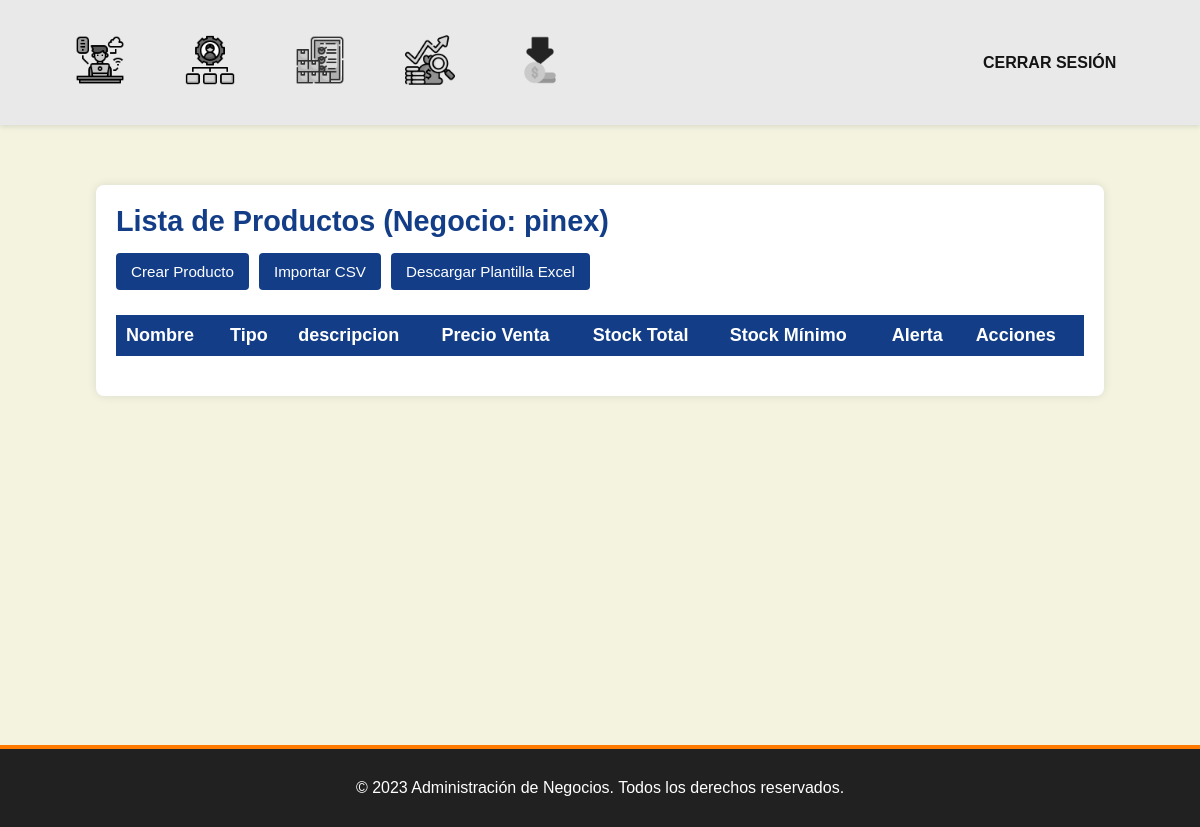
The app's page /inventario/productos/ (signed in), older data.
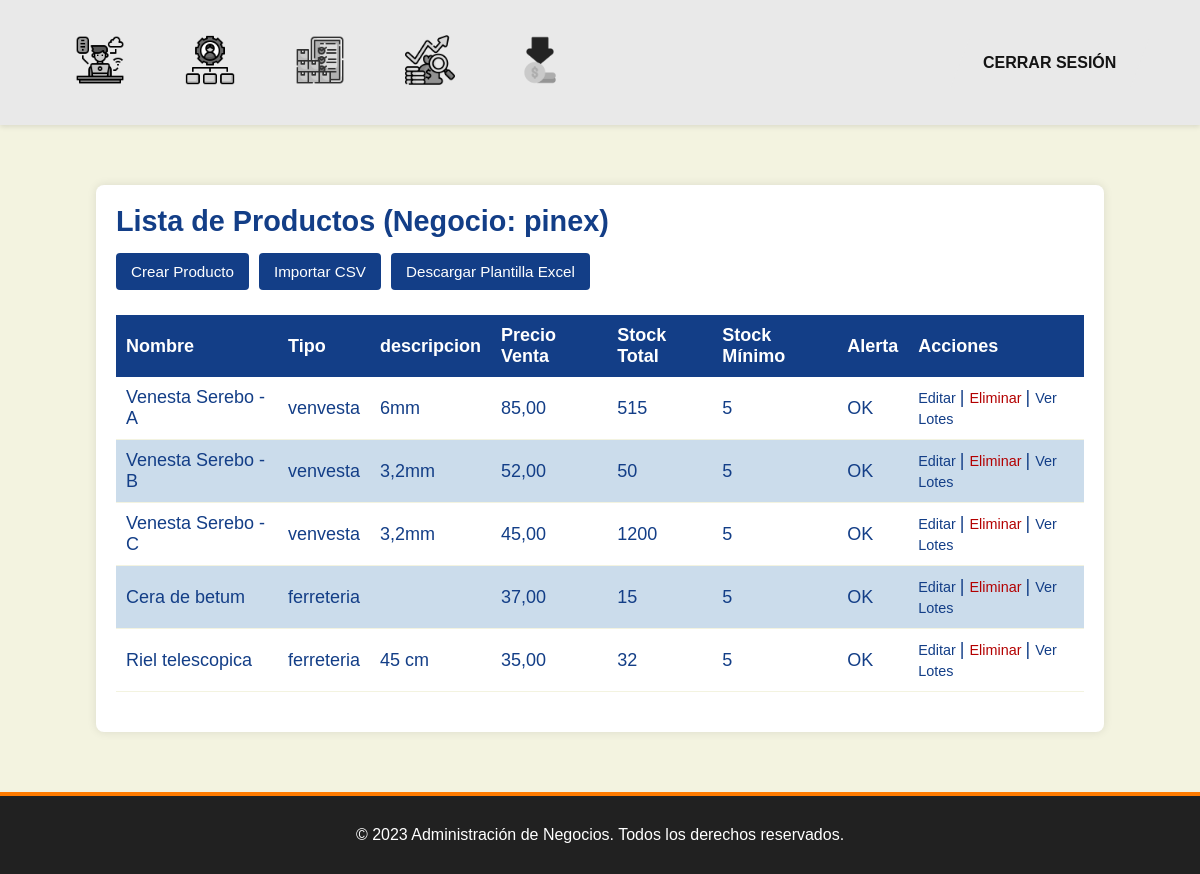
The same page, newer data.
### usuarios/models.py (models this page shows, shortened)
class Usuario(AbstractBaseUser, PermissionsMixin):
    username = models.CharField(max_length=150, unique=True)
    email = models.EmailField(unique=True)
    negocio = models.CharField(max_length=150, null=True, blank=True)
    ROL_CHOICES = [
        ('admin', 'Administrador'),
        ('empleado', 'Empleado'),
    ]
    rol = models.CharField(max_length=15, choices=ROL_CHOICES, default='empleado')
    is_active = models.BooleanField(default=True)
    is_staff = models.BooleanField(default=False)  # Bloquea acceso al panel Django Admin
    objects = UsuarioManager()
    USERNAME_FIELD = 'username'
    REQUIRED_FIELDS = ['email']

### inventario/models.py (models this page shows, shortened)
class Producto(models.Model):
    negocio = models.CharField(max_length=150, null=False, blank=False)
    nombre = models.CharField(max_length=150)
    tipo_producto = models.CharField(max_length=100, blank=True)
    descripcion = models.TextField(blank=True)
    precio_compra = models.DecimalField(max_digits=10, decimal_places=2, default=0)
    precio_venta = models.DecimalField(max_digits=10, decimal_places=2, default=0)
    stock_minimo = models.PositiveIntegerField(default=0)  # Para alertas
    permitir_stock_negativo = models.BooleanField(default=False)  # Admin decide
    fecha_creacion = models.DateTimeField(auto_now_add=True)
    fecha_actualizacion = models.DateTimeField(auto_now=True)
    @property
    def stock_total(self):
        lotes = self.lote_set.all()  # Relación inversa
        return sum(l.cantidad for l in lotes)
    def alerta_stock_minimo(self):
        return self.stock_total < self.stock_minimo

class Lote(models.Model):
    producto = models.ForeignKey(Producto, on_delete=models.CASCADE)
    cantidad = models.PositiveIntegerField(default=0)
    fecha_vencimiento = models.DateField(null=True, blank=True)
    fecha_actualizacion = models.DateTimeField(auto_now=True)

### inventario/views.py (the view)
# urls.py: path('productos/', lista_productos, name='lista_productos'),
@login_required
def lista_productos(request):
    productos = Producto.objects.filter(negocio=request.user.negocio)
    return render(request, 'inventario/lista_productos.html', {'productos': productos})

### inventario/templates/inventario/lista_productos.html (shortened to what this page needs)
{% extends 'base.html' %}
{% load static %}
{% block content %}
<div class="admin-dashboard">
  <h1 class="admin-title">Lista de Productos (Negocio: {{ request.user.negocio }})</h1>
  {% if request.user.rol == 'admin' %}
    <div class="admin-links">
      <p>
        <a href="{% url 'crear_producto' %}" class="admin-button">
          Crear Producto
        </a>
      </p>
      <p>
        <a href="{% url 'importar_inventario' %}" class="admin-button">
          Importar CSV
        </a>
      </p>
      <p>
        <a href="{% url 'descargar_plantilla_inventario' %}" class="admin-button">
          Descargar Plantilla Excel
        </a>
      </p>
    </div>
  {% endif %}
  <div class="table-responsive">
    <table class="admin-table">
      <thead>
        <tr>
          <th class="admin-table-header">Nombre</th>
          <th class="admin-table-header">Tipo</th>
          <th class="admin-table-header">descripcion</th>
          <th class="admin-table-header">Precio Venta</th>
          <th class="admin-table-header">Stock Total</th>
          <th class="admin-table-header">Stock Mínimo</th>
          <th class="admin-table-header">Alerta</th>
          {% if request.user.rol == 'admin' %}
            <th class="admin-table-header">Acciones</th>
          {% endif %}
        </tr>
      </thead>
      <tbody>
        {% for p in productos %}
          <tr class="admin-table-row">
            <td class="admin-table-data">{{ p.nombre }}</td>
            <td class="admin-table-data">{{ p.tipo_producto }}</td>
            <td class="admin-table-data">{{ p.descripcion }}</td>
            <td class="admin-table-data">{{ p.precio_venta }}</td>
            <td class="admin-table-data">{{ p.stock_total }}</td>
            <td class="admin-table-data">{{ p.stock_minimo }}</td>
            <td class="admin-table-data">
              {% if p.alerta_stock_minimo %}
                <strong class="admin-alert">¡Stock Bajo!</strong>
              {% else %}
                OK
              {% endif %}
            </td>
            {% if request.user.rol == 'admin' %}
              <td class="admin-table-data">
                <a href="{% url 'editar_producto' p.id %}"
                   class="admin-link-sm">
                  Editar
                </a> |
                <a href="{% url 'eliminar_producto' p.id %}"
                   class="admin-link-sm admin-link-danger"
                   onclick="return confirm('¿Eliminar producto?')">
                  Eliminar
                </a> |
                <a href="{% url 'lista_lotes' p.id %}"
                   class="admin-link-sm">
                  Ver Lotes
                </a>
              </td>
            {% endif %}
          </tr>
        {% endfor %}
      </tbody>
    </table>
  </div>
</div>
{% endblock %}

### templates/base.html (shortened to what this page needs)
{% load static %}
<!DOCTYPE html>
<html lang="es">
<head>
  <link rel="stylesheet" href="{% static 'css/header.css' %}">
  <link rel="stylesheet" href="{% static 'css/style.css' %}">
  <link rel="stylesheet" href="{% static 'css/contenido.css' %}">
</head>
<body>
  <header class="header">
    <div class="image-buttons">
      {% if user.is_authenticated and user.rol == 'admin' %}
        <div class="card iso-pro">
          <a href="{% url 'admin_dashboard' %}">
            <img src="{% static 'images/admin_dashboard.png' %}" alt="Panel Admin" class="svg" />
          </a>
        </div>
        <div class="card iso-pro">
          <a href="{% url 'lista_usuarios' %}">
            <img src="{% static 'images/usuarios.png' %}" alt="Usuarios" class="svg" />
          </a>
        </div>
        <div class="card iso-pro">
          <a href="{% url 'lista_productos' %}">
            <img src="{% static 'images/inventario.png' %}" alt="Inventario" class="svg" />
          </a>
        </div>
        <div class="card iso-pro">
          <a href="{% url 'resumen_financiero' %}">
            <img src="{% static 'images/finanzas.png' %}" alt="Finanzas" class="svg" />
          </a>
        </div>
        <div class="card iso-pro">
          <a href="{% url 'registrar_egreso' %}">
            <img src="{% static 'images/egreso.png' %}" alt="Registrar Egreso" class="svg" />
          </a>
        </div>
      {% endif %}
    </div>
    <div class="header-right">
      {% if user.is_authenticated %}
        <form action="{% url 'logout' %}" method="post" class="logout-form" style="display:inline;">
          <button type="submit" class="button-logout">
            <span>Cerrar Sesión</span>
          </button>
        </form>
      {% else %}
        <a href="{% url 'login' %}" class="button-logout">
          <span>Iniciar Sesión</span>
        </a>
      {% endif %}
    </div>
  </header>
  <main>
    {% block content %}{% endblock %}
  </main>
  <footer class="footer">
    <p>© 2023 Administración de Negocios. Todos los derechos reservados.</p>
  </footer>
</body>
</html>

### static/css/header.css (style rules this page uses)
html, body { margin: 0; padding: 0; font-family: 'Century Gothic', sans-serif; background-color: #ffffff; }
h1, h2, h3 { font-family: 'Century Gothic', sans-serif; font-weight: bold; }
.header { display: flex; flex-wrap: nowrap; align-items: center; justify-content: space-between; width: 100%; box-sizing: border-box; padding: 0; background-color: #e9e9e9; box-shadow: 0 2px 5px rgba(0, 0, 0, 0.1); position: relative; min-height: 90px; }
.image-buttons { display: flex; flex-direction: row; gap: 20px; margin-left: 20px; margin-right: 20px; align-items: center; transition: left 0.3s ease; }
.card.iso-pro { position: relative; display: flex; justify-content: center; align-items: center; transition: background 0.5s; }
.card.iso-pro .svg { width: 50px; height: 50px; padding: 0; transition: transform 0.3s, filter 0.3s; cursor: pointer; filter: grayscale(100%); }
.header-right { display: flex; align-items: center; gap: 20px; margin-right: 20px; }
.button-logout { background: #e9e9e9; border: none; padding: 10px 20px; display: inline-flex; align-items: center; justify-content: center; font-size: 16px; font-weight: 600; width: 180px; text-transform: uppercase; cursor: pointer; transform: skew(-21deg); position: relative; overflow: hidden; color: #141414; text-decoration: none; transition: color 0.5s; }
.button-logout span { display: inline-block; transform: skew(21deg); white-space: nowrap; }
.button-logout::before { content: ''; position: absolute; top: 0; bottom: 0; right: 100%; left: 0; background: rgb(20, 20, 20); opacity: 0; z-index: -1; transition: all 0.5s; }
main { padding: 40px; min-height: calc(100vh - 180px); box-sizing: border-box; }
.footer { background-color: #212121; color: #fff; padding: 30px; text-align: center; font-size: 16px; border-top: 4px solid #ff7b00; }
@media (min-width: 1024px) and (max-width: 1439px) { body { font-size: 18px; } }
@media (min-width: 1024px) and (max-width: 1439px) { .header { padding: 20px 40px; } }
@media (min-width: 1024px) and (max-width: 1439px) { .image-buttons { gap: 30px; position: static; width: auto; height: auto; box-shadow: none; padding-top: 0; } }
@media (min-width: 1024px) and (max-width: 1439px) { .card.iso-pro { padding: 15px; } }
@media (min-width: 1024px) and (max-width: 1439px) { .card.iso-pro img { width: 32px; height: 32px; } }
@media (min-width: 1024px) and (max-width: 1439px) { .button-logout { padding: 15px 20px; } }

### static/css/contenido.css (style rules this page uses)
* { margin: 0; padding: 0; box-sizing: border-box; }
html, body { font-family: "Century Gothic", sans-serif; background-color: #F3F3E0; color: #133E87; width: 100%; height: 100%; }
.admin-dashboard { width: 90%; max-width: 1200px; margin: 20px auto; padding: 20px; background-color: #FFFFFF; border-radius: 8px; box-shadow: 0 0 10px rgba(0,0,0,0.1); animation: fadeInUp 0.8s ease-in-out; }
.admin-title { font-size: 1.8rem; margin-bottom: 10px; }
.admin-button { display: inline-block; padding: 10px 15px; margin: 5px 0; background-color: #133E87; color: #FFFFFF; text-decoration: none; border: none; border-radius: 4px; cursor: pointer; font-size: 0.95rem; transition: background-color 0.3s ease; }
.table-responsive { width: 100%; overflow-x: auto; }
.admin-table { width: 100%; border-collapse: collapse; margin-bottom: 20px; }
.admin-table-header { background-color: #133E87; color: #FFFFFF; text-align: left; padding: 10px; font-weight: bold; }
.admin-table-row:nth-child(even) { background-color: #CBDCEB; }
.admin-table-data { padding: 10px; border-bottom: 1px solid #F3F3E0; }
.admin-link-sm { color: #133E87; text-decoration: none; font-size: 0.9rem; }
.admin-link-danger { color: #b30000; }
.admin-links { display: flex; flex-wrap: wrap; gap: 10px; margin-bottom: 20px; }

Row changes from the older to the newer data that the page shows:
added Producto: nombre "Venesta Serebo - A", tipo_producto "venvesta", descripcion "6mm", precio_venta "85,00", stock_total "515", stock_minimo "5", shows "OK"
added Producto: nombre "Venesta Serebo - B", tipo_producto "venvesta", descripcion "3,2mm", precio_venta "52,00", stock_total "50", stock_minimo "5", shows "OK"
added Producto: nombre "Venesta Serebo - C", tipo_producto "venvesta", descripcion "3,2mm", precio_venta "45,00", stock_total "1200", stock_minimo "5", shows "OK"
added Producto: nombre "Cera de betum", tipo_producto "ferreteria", precio_venta "37,00", stock_total "15", stock_minimo "5", shows "OK"
added Producto: nombre "Riel telescopica", tipo_producto "ferreteria", descripcion "45 cm", precio_venta "35,00", stock_total "32", stock_minimo "5", shows "OK"
